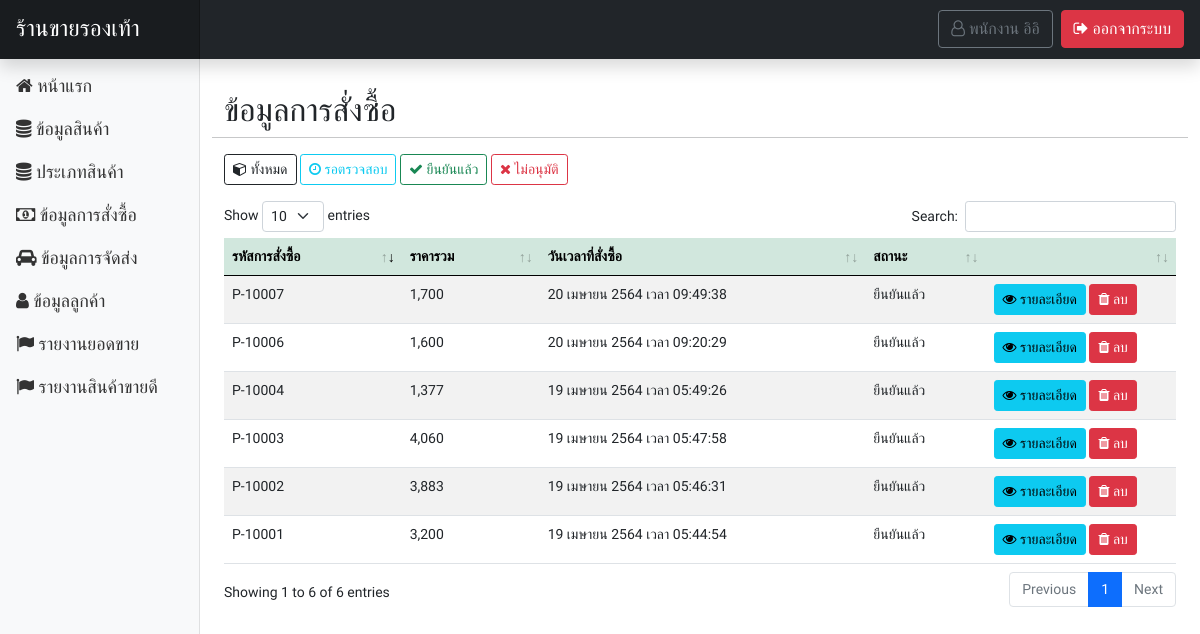
The app's page /page-user/order_show.php?display=success (signed in) with its own data.
### tables this page shows
CREATE TABLE `tbl_user` (
  `u_id` int(10) NOT NULL COMMENT 'ID',
  `u_username` varchar(255) NOT NULL COMMENT 'ชื่อผู้ใช้',
  `u_password` varchar(255) NOT NULL COMMENT 'รหัสผ่าน',
  `u_fname` varchar(255) NOT NULL COMMENT 'ชื่อ',
  `u_lname` varchar(255) NOT NULL COMMENT 'นามสกุล',
  `u_sex` varchar(50) NOT NULL COMMENT 'เพศ',
  `u_address` text NOT NULL COMMENT 'ที่อยู่',
  `u_email` varchar(255) NOT NULL COMMENT 'อีเมล์',
  `u_tel` varchar(10) NOT NULL COMMENT 'เบอร์โทร',
  `u_role` varchar(50) NOT NULL COMMENT 'บทบาท'
);

CREATE TABLE `tbl_payment` (
  `pm_id` int(50) NOT NULL COMMENT 'ID',
  `pm_code` varchar(255) NOT NULL COMMENT 'รหัสการสั่งซื้อ',
  `pm_img` varchar(255) NOT NULL COMMENT 'รูปภาพการโอน',
  `pm_total` varchar(255) NOT NULL COMMENT 'ยอดรวม',
  `pm_u_id` int(50) NOT NULL COMMENT 'ID ผู้ชื้อ',
  `pm_channel` varchar(255) DEFAULT NULL,
  `pm_date` varchar(255) NOT NULL COMMENT 'วันเวลาที่สั่งซื้อ',
  `pm_address` text NOT NULL COMMENT 'ที่อยู่',
  `pm_status` varchar(255) NOT NULL COMMENT 'สถานะ'
);

### functions.php (called while the page is built, shortened)
<?php
class ConnectDB
{
    protected $db;
    function __construct()
    {
        $DB_HOST = "localhost";
        $DB_USER = "root";
        $DB_PASS = "";
        $DB_NAME = "stoe_store";
        $con = new mysqli($DB_HOST, $DB_USER, $DB_PASS, $DB_NAME);
        $con->set_charset("utf8");
        $this->db = $con;
    }
    function query($data)
    {
        $result = $this->db->query($data);
        if ($result == true) {
            return $result;
        } else {
            echo "Error to query.!!";
        }
    }
}
class User extends ConnectDB
{
    function userGetById($id)
    {
        $result = $this->db->query("SELECT * FROM tbl_user WHERE u_id = '$id' ");
        $row = $result->fetch_all(MYSQLI_ASSOC);
        return $row;
    }
}
function ConvertDateToThai($datetime)
{
    $XdateTime = explode(" ", $datetime);
    $time = $XdateTime[1];
    $date = explode("-", $XdateTime[0]);
    $monthList = [
        "01" => "มกราคม",
        "02" => "กุมภาพันธ์",
        "03" => "มีนาคม",
        "04" => "เมษายน",
        "05" => "พฤษภาคม",
        "06" => "มิถุนายน",
        "07" => "กรกฎาคม",
        "08" => "สิงหาคม",
        "09" => "กันยายน",
        "10" => "ตุลาคม",
        "11" => "พฤศจิกายน",
        "12" => "ธันวาคม",
    ];
    return $date[2] . " " . $monthList[$date[1]] . " " . $date[0] + 543 . " เวลา " . $time;
}

### page-user/order_show.php (the view, shortened to what this page needs)
<?php include('header.php'); ?>
</head>
<?php
$obj = new ConnectDB();
$objModal = new ConnectDB();
if (isset($_GET['display'])) {
    switch ($_GET['display']) {
        case 'success':
            $result = $obj->query("SELECT * FROM tbl_payment as pm INNER JOIN tbl_user as u ON pm.pm_u_id = u.u_id WHERE pm.pm_status = 'ยืนยันแล้ว' ");
            break;
    }
} else {
    $result = $obj->query("SELECT * FROM tbl_payment as pm INNER JOIN tbl_user as u ON pm.pm_u_id = u.u_id");
}
?>
<body>
    <?php include('navbar.php'); ?>
    <div class="container-fluid">
        <div class="row my-4">
            <?php include('sidebar.php'); ?>
            <main class="col-md-9 ms-sm-auto col-lg-10 px-md-4">
                <div class="row mt-2">
                    <h2>ข้อมูลการสั่งซื้อ</h2>
                    <hr>
                    <div class="row mb-3">
                        <div class="col-md-12">
                            <a href="order_show.php" class="btn btn-sm btn-outline-dark"><i class="fa fa-cube" aria-hidden="true"></i> ทั้งหมด</a>
                            <a href="?display=wait" class="btn btn-sm btn-outline-info"><i class="fa fa-clock-o" aria-hidden="true"></i> รอตรวจสอบ</a>
                            <a href="?display=success" class="btn btn-sm btn-outline-success"><i class="fa fa-check" aria-hidden="true"></i> ยืนยันแล้ว</a>
                            <a href="?display=delete" class="btn btn-sm btn-outline-danger"><i class="fa fa-times" aria-hidden="true"></i> ไม่อนุมัติ</a>
                        </div>
                    </div>
                    <table id="dtb" class="table table-striped table-hover" style="width:100%">
                        <thead>
                            <tr class="table-success">
                                <th>รหัสการสั่งซื้อ</th>
                                <th>ราคารวม</th>
                                <th>วันเวลาที่สั่งซื้อ</th>
                                <th>สถานะ</th>
                                <th></th>
                            </tr>
                        </thead>
                        <tbody>
                            <?php while ($row = $result->fetch_array()) { ?>
                                <tr>
                                    <td><?= $row['pm_code']; ?></td>
                                    <td><?= number_format($row['pm_total']); ?></td>
                                    <td><?= ConvertDateToThai($row['pm_date']); ?></td>
                                    <td><?= $row['pm_status']; ?></td>
                                    <td width="20%">
                                        <?php if (isset($_GET['display']) && $_GET['display'] == 'success') { ?>
                                            <button class="btn btn-sm btn-info m-0" type="button" data-bs-toggle="modal" data-bs-target="#Modal<?= $row['pm_id'] ?>"><i class="fa fa-eye" aria-hidden="true"></i> รายละเอียด</button>
                                            <a href="?action=remove&id=<?= $row['pm_id']; ?>&code=<?= $row['pm_code']; ?>" class="btn btn-danger btn-sm" onclick="return confirm('ยืนยัน?');"><i class="fa fa-trash" aria-hidden="true"></i> ลบ</a>
                                        <?php } else if (isset($_GET['display']) && $_GET['display'] == 'delete') { ?>
                                            <button class="btn btn-sm btn-info m-0" type="button" data-bs-toggle="modal" data-bs-target="#Modal<?= $row['pm_id'] ?>"><i class="fa fa-eye" aria-hidden="true"></i> รายละเอียด</button>
                                            <a href="?action=remove&id=<?= $row['pm_id']; ?>&code=<?= $row['pm_code']; ?>" class="btn btn-danger btn-sm" onclick="return confirm('ยืนยัน?');"><i class="fa fa-trash" aria-hidden="true"></i> ลบ</a>
                                        <?php } else if (isset($_GET['display']) && $_GET['display'] == 'wait') { ?>
                                            <button class="btn btn-sm btn-info m-0" type="button" data-bs-toggle="modal" data-bs-target="#Modal<?= $row['pm_id'] ?>"><i class="fa fa-eye" aria-hidden="true"></i> รายละเอียด</button>
                                            <a href="?action=allow&id=<?= $row['pm_id']; ?>&code=<?= $row['pm_code']; ?>" class="btn btn-sm btn-success m-0" onclick="return confirm('ยืนยันการสั่งซื้อ?');"><i class="fa fa-check" aria-hidden="true"></i> ยืนยัน</a>
                                            <a href="?action=delete&id=<?= $row['pm_id']; ?>&code=<?= $row['pm_code']; ?>" class="btn btn-sm btn-danger" onclick="return confirm('ไม่อนุมัติสั่งซื้อ?');"><i class="fa fa-times" aria-hidden="true"></i> ไม่อนุมัติ</a>
                                        <?php } else { ?>
                                            <button class="btn btn-sm btn-info m-0" type="button" data-bs-toggle="modal" data-bs-target="#Modal<?= $row['pm_id'] ?>"><i class="fa fa-eye" aria-hidden="true"></i> รายละเอียด</button>
                                        <?php } ?>
                                    </td>
                                </tr>
                                                            <?php
                                                            $resultModal = $objModal->query("SELECT * FROM tbl_payment_list as pl INNER JOIN tbl_cargo as cg ON pl.pl_cg_id=cg.cg_id WHERE  pl.pl_pm_code = '" . $row['pm_code'] . "' ");
                                                            ?>
                            <?php } ?>
                        </tbody>
                    </table>
                </div>
            </main>
        </div>
    </div>
    <?php include('call_datatable.php'); ?>
</body>
</html>

### page-user/navbar.php (shortened to what this page needs)
<header class="navbar navbar-dark sticky-top bg-dark flex-md-nowrap p-0 shadow no-print" id="no-print">
    <a class="navbar-brand col-md-3 col-lg-2 me-0 px-3" style="font-size:23px;" href="index.php">ร้านขายรองเท้า</a>
    <ul class="navbar-nav px-3 w-100 d-flex p-2 bd-highlight flex-row-reverse">
        <li class="nav-item text-nowrap">
            <a class="btn btn-danger" href="../logout.php"><i class="fa fa-sign-out" aria-hidden="true"></i> ออกจากระบบ</a>
        </li>
        <li class="nav-item text-nowrap">
            <?php
                $objName = new User();
                $rowName = $objName->userGetById($_SESSION['user']['id']);
            ?>
            <a class="me-2 btn btn-outline-secondary" href="profile.php"><i class="fa fa-user-o" aria-hidden="true"></i> <?= $rowName[0]['u_fname'] . ' ' . $rowName[0]['u_lname']; ?></a>
        </li>
    </ul>
</header>

### css/style.css (style rules this page uses)
* { font-family: "Chakra Petch", sans-serif; }

### css/dashboard.css (style rules this page uses)
body { font-size: .875rem; }
.navbar-brand { padding-top: .75rem; padding-bottom: .75rem; font-size: 1rem; background-color: rgba(0, 0, 0, .25); box-shadow: inset -1px 0 0 rgba(0, 0, 0, .25); }

### records on screen
tbl_user: u_fname "พนักงาน", u_lname "อิอิ"
tbl_payment: pm_code "P-10001", pm_total "3,200", pm_date "19 เมษายน 2564 เวลา 05:44:54", pm_status "ยืนยันแล้ว"
tbl_payment: pm_code "P-10002", pm_total "3,883", pm_date "19 เมษายน 2564 เวลา 05:46:31", pm_status "ยืนยันแล้ว"
tbl_payment: pm_code "P-10003", pm_total "4,060", pm_date "19 เมษายน 2564 เวลา 05:47:58", pm_status "ยืนยันแล้ว"
tbl_payment: pm_code "P-10004", pm_total "1,377", pm_date "19 เมษายน 2564 เวลา 05:49:26", pm_status "ยืนยันแล้ว"
tbl_payment: pm_code "P-10006", pm_total "1,600", pm_date "20 เมษายน 2564 เวลา 09:20:29", pm_status "ยืนยันแล้ว"
tbl_payment: pm_code "P-10007", pm_total "1,700", pm_date "20 เมษายน 2564 เวลา 09:49:38", pm_status "ยืนยันแล้ว"
